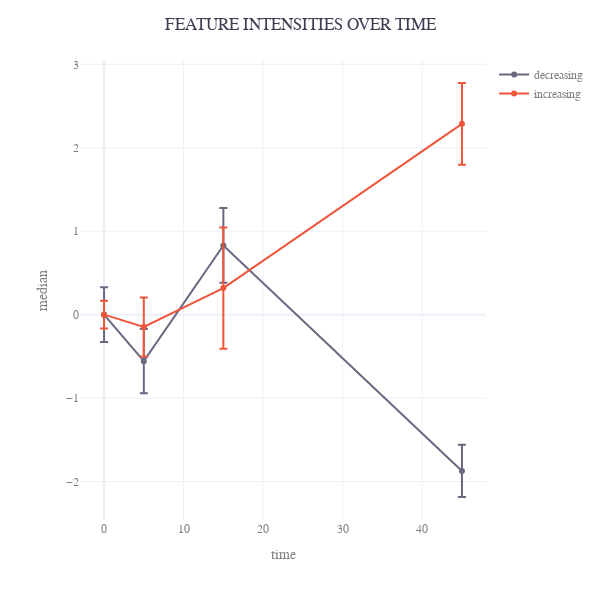

Source (notebook cell):
### Markdown cell above
**Calculate change from baseline and plot dilution series:**

Since ANOVA only investigates the difference in variance between and within groups, additional tests are needed to test for differences between individual time points. By selecting features that were significant in the ANOVA, we can plot the temporal trends and select individual time points that we are interested in comparing.

To simplify, we calculate the median value for each significant feature at each time point. By using group_by we group the rows by timepoint and summarize_all will calculate the median for each feature and timepoint

At this time we are interested in the features that actually change significantly with time. For this purpose we select features with True in the significant column in anova.

We also can divide the table according to the direction of the time trend for the features.

### Code cell
# get only significant metabolites from the scales data
significant_metabolites = data[anova[anova['significant']]['metabolite']]
# add time point information to grouby
significant_metabolites.insert(0, 'ATTRIBUTE_Time-Point', data['ATTRIBUTE_Time-Point'])
# get a dataframe for each time point
time_groups = significant_metabolites.groupby('ATTRIBUTE_Time-Point')

# since we have multiple entries for each time point get them as set (single values)
time_points = sorted(set(data['ATTRIBUTE_Time-Point']))

# classify metabolites as increasing or decreasing over time
decreasing = []
increasing = []
for metabolite in anova[anova['significant']]['metabolite']:
    mean_zero = time_groups.get_group(time_points[0])[metabolite].mean()
    mean_last = time_groups.get_group(time_points[-1])[metabolite].mean()
    if mean_zero < mean_last:
        increasing.append(metabolite)
    else:
        decreasing.append(metabolite)

# create figure
fig = px.scatter(template='plotly_white', width=600, height=600)

# plot decreasing values
mean = [time_groups.get_group(time_point)[decreasing].mean().median() for time_point in time_points]
mean = [x-mean[0] for x in mean] # adjust to baseline (timepoint 0)
error = [time_groups.get_group(time_point)[decreasing].mean().std() for time_point in time_points]
fig.add_trace(go.Scatter(x=time_points, y=mean, marker_color='#696880', error_y={'array': error}, name='decreasing'))

# plot increasing values
mean = [time_groups.get_group(time_point)[increasing].mean().median() for time_point in time_points]
mean = [x-mean[0] for x in mean] # adjust to baseline (timepoint 0)
error = [time_groups.get_group(time_point)[increasing].mean().std() for time_point in time_points]
fig.add_trace(go.Scatter(x=time_points, y=mean, marker_color='#ef553b', error_y={'array': error}, name='increasing'))

fig.update_layout(font={"color":"grey", "size":12, "family":"Sans"},
                  title={"text":"FEATURE INTENSITIES OVER TIME", 'x':0.5, "font_color":"#3E3D53"},
                  xaxis_title="time", yaxis_title="median")

# save fig as pdf
fig.write_image(os.path.join(result_dir, "plot_Dilution_Series.pdf"), scale=3)

fig.show()

### Figure 1 — Plotly figure (JSON) as saved in the notebook; plotly's stock layout.template omitted (floating-point values rounded to 4 significant figures)
{"data": [{"hovertemplate": "<extra></extra>", "legendgroup": "", "marker": {"color": "#636efa", "symbol": "circle"}, "mode": "markers", "name": "", "orientation": "v", "showlegend": false, "type": "scatter", "xaxis": "x", "yaxis": "y"}, {"error_y": {"array": [0.3276, 0.3846, 0.4477, 0.3127]}, "marker": {"color": "#696880"}, "name": "decreasing", "type": "scatter", "x": [0, 5, 15, 45], "y": [0, -0.5573, 0.829, -1.873]}, {"error_y": {"array": [0.1657, 0.354, 0.726, 0.4892]}, "marker": {"color": "#ef553b"}, "name": "increasing", "type": "scatter", "x": [0, 5, 15, 45], "y": [0, -0.1482, 0.3183, 2.287]}], "layout": {"font": {"color": "grey", "family": "Sans", "size": 12}, "height": 600, "legend": {"tracegroupgap": 0}, "margin": {"t": 60}, "title": {"font": {"color": "#3E3D53"}, "text": "FEATURE INTENSITIES OVER TIME", "x": 0.5}, "width": 600, "xaxis": {"anchor": "y", "autorange": true, "domain": [0, 1], "range": [-3.047, 48.05], "title": {"text": "time"}, "type": "linear"}, "yaxis": {"anchor": "x", "autorange": true, "domain": [0, 1], "range": [-2.461, 3.052], "title": {"text": "median"}, "type": "linear"}}}
